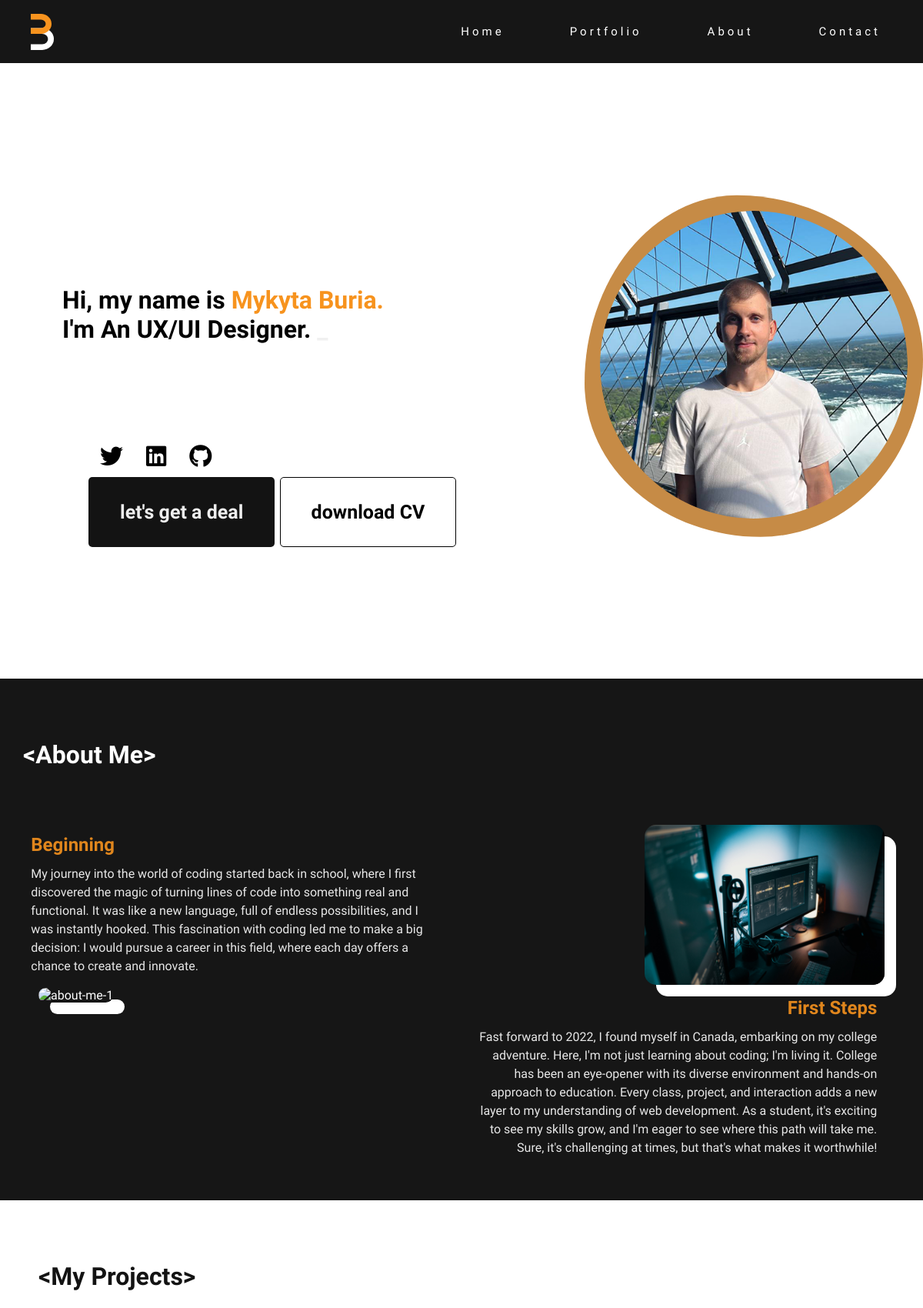
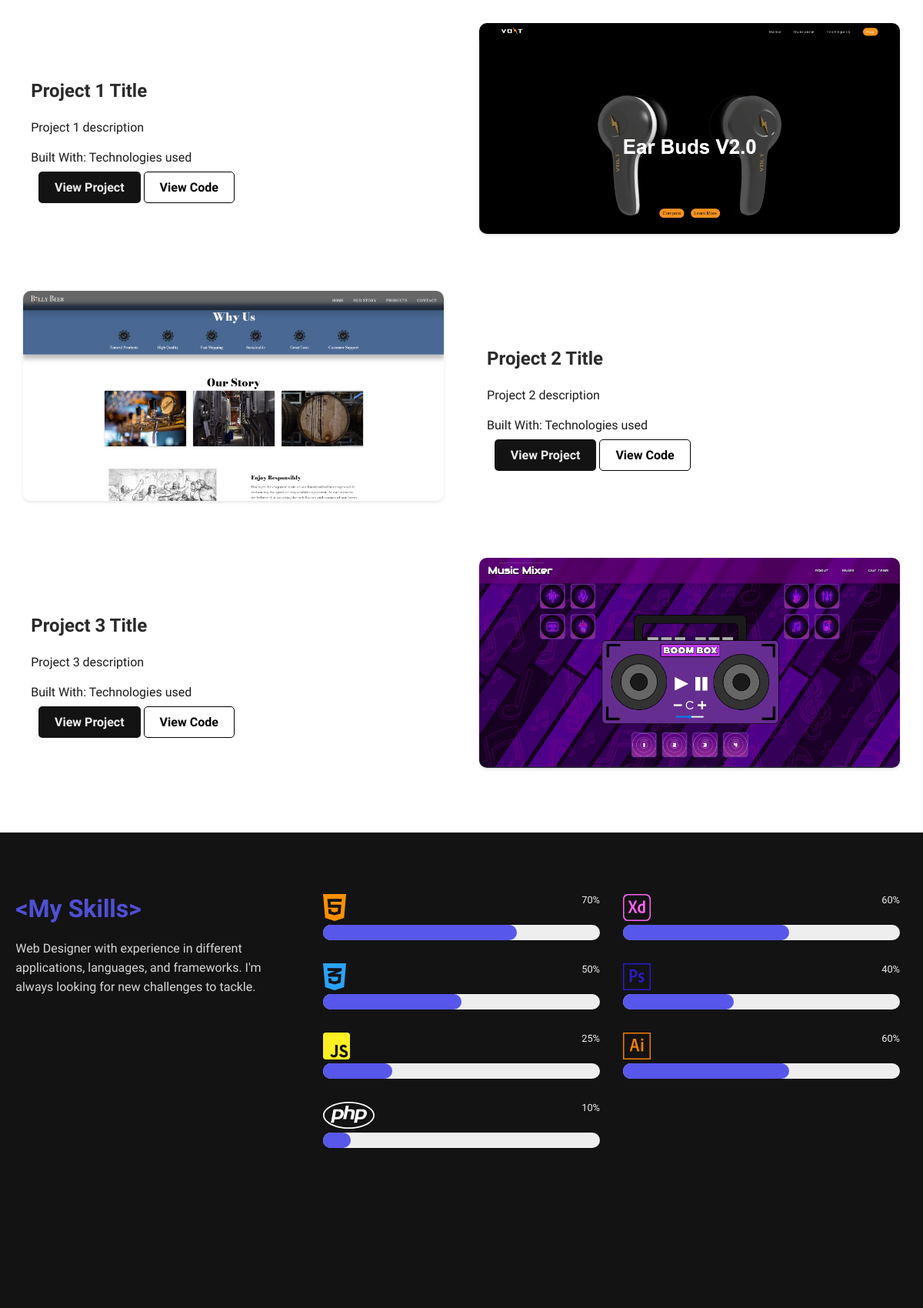
The page / (upper part) on the database its author committed (2 pictures, top to bottom).
### tables this page shows
CREATE TABLE IF NOT EXISTS `projects` (
  `ID` int NOT NULL AUTO_INCREMENT,
  `Title` varchar(100) NOT NULL,
  `Description` text NOT NULL,
  `Image` varchar(255) NOT NULL,
  `ProjectLink` varchar(255) DEFAULT NULL,
  `CodeLink` varchar(255) DEFAULT NULL,
  `BuiltWith` varchar(255) DEFAULT NULL,
  PRIMARY KEY (`ID`)
);

### index.php (the view, shortened to what this page needs)
<?php
require 'connect.php';
$stmt = $pdo->query('SELECT * FROM projects');
$projects = $stmt->fetchAll();
?>
<!DOCTYPE html>
<html lang="en">
<head>
    <link rel="stylesheet" href="./css/grid.css">
    <link rel="stylesheet" href="./css/main.css">
</head>
<body>
    <header>
        <div class="logo">
            <div class="logotype">
            <img src="images/logo-portofolio.svg" alt="Main Logo">
            </div>
        </div>
        <nav>
            <ul class="nav-links ">
                <li><a href="index.php">Home</a></li>
                <li><a href="#projects" class="portfolio-btn">Portfolio</a></li>
                <li><a href="about.html">About</a></li>
                <li><a href="contact.php">Contact</a></li>
            </ul>
        </nav>
    </header>
<main>
<div class="landing-page col-span-4 m-col-span-12 l-col-span-12 xl-col-span-12">
            <h1 class="landing-title col-start-1 col-end-5 m-col-start-1 m-col-end-5 l-col-start-2 l-col-end-8">
                <span>Hi, my name is <span class="orange">Mykyta Buria.</span></span><br>
                <span class="hi">I'm</span>
                <span class="text"></span>
                <span class="cursor">_</span>
            </h1>
                <div class="avatar-container col-start-1 col-end-5 m-col-start-6 m-col-end-9 l-col-start-9 l-col-end-12">
                    <img class="avatar" src="images/avatar.png" alt="my-photo">
                </div>
                <div class="social-links col-start-1 col-end-5 m-col-start-1 m-col-end-3 l-col-start-1 l-col-end-3">
                <ul class="nav-links">
                <li><a href="https://twitter.com/n_buria"><i class="fa-brands fa-twitter"></i></a></li>
                <li><a href="https://www.linkedin.com/in/mykyta-buria-428205250/?locale=en_US"><i class="fa-brands fa-linkedin"></i></a></li>
                <li><a href="https://github.com/l1ght000"><i class="fa-brands fa-github"></i></a></li>
            </ul>
            </div>
            <div class="header-btns col-start-1 col-end-5 m-col-start-1 m-col-end-5 l-col-start-1 l-col-end-5">
                <a class="btn btn-black" href="contact.php">let's get a deal</a>
                <a class="btn btn-white" href="assets/MykytaBuriaResume.pdf" download="My CV document">download CV</a>
            </div>
        </div>
        <div class="about-section grid-con col-span-4 m-col-span-12 l-col-span-12" id="about-me">
    <div class="col-start-1 col-end-4 m-col-start-1 m-col-end-4 l-col-start-1 l-col-end-4">
        <h1 class="aboutme-title">&lt;About Me&gt;</h1>
    </div>
    <div class="beginning col-start-1 col-end-4 m-col-start-1 m-col-end-6 l-col-start-1 l-col-end-6">
        <h2 class="reveal-type">Beginning</h2>
        <p class="reveal-type">My journey into the world of coding started back in school, where I first discovered the magic of turning lines of code into something real and functional. It was like a new language, full of endless possibilities, and I was instantly hooked. This fascination with coding led me to make a big decision: I would pursue a career in this field, where each day offers a chance to create and innovate.</p>
        <div class="about-img col-end-4 m-col-start-1 m-col-end-5 l-col-start-1 l-col-end-5">
            <img class="abt-img" src="images/about-me-1.1.jpg" alt="about-me-1">
        </div>
    </div>
    <div class="first-steps col-start-1 col-end-4 m-col-start-8 m-col-end-12 l-col-start-9 l-col-end-12">
        <div class="about-img col-start-1 col-end-4 m-col-start-10 m-col-end-12 l-col-start-10 l-col-end-12">
            <img class="abt-img" src="images/about-me-2.jpg" alt="about-me-2">
        </div>
        <h2 class="reveal-type">First Steps</h2>
        <p class="reveal-type">Fast forward to 2022, I found myself in Canada, embarking on my college adventure. Here, I'm not just learning about coding; I'm living it. College has been an eye-opener with its diverse environment and hands-on approach to education. Every class, project, and interaction adds a new layer to my understanding of web development. As a student, it's exciting to see my skills grow, and I'm eager to see where this path will take me. Sure, it's challenging at times, but that's what makes it worthwhile!</p>
    </div>
</div>
<section class="my-projects" id="projects">
  <h1 class="title-projects">&lt;My Projects&gt;</h1>
  <?php foreach ($projects as $index => $project): ?>
    <div class="project <?= ($index % 2 === 0) ? 'project-layout-normal' : 'project-layout-reverse' ?>">
      <div class="project-content">
        <h2 class="reveal-type"><?= htmlspecialchars($project['Title']) ?></h2>
        <p class="reveal-type"><?= htmlspecialchars($project['Description']) ?></p>
        <p class="reveal-type built-with">Built With: <?= htmlspecialchars($project['BuiltWith']) ?></p>
        <div class="button-container">
          <a href="<?= htmlspecialchars($project['ProjectLink']) ?>" class="btn btn-black">View Project</a>
          <a href="<?= htmlspecialchars($project['CodeLink']) ?>" class="btn btn-white">View Code</a>
        </div>
      </div>
      <div class="project-image">
        <img src="<?= htmlspecialchars($project['Image']) ?>" alt="<?= htmlspecialchars($project['Title']) ?>">
      </div>
    </div>
  <?php endforeach; ?>
</section>
<div class="skill-section grid-con col-span-full m-col-span-12 l-col-span-6">
        <div class="skill-text col-span-full">
            <h1 class="reveal-type" id="skills-title">&lt;My Skills&gt;</h1>
            <p class="reveal-type">Web Designer with experience in different applications, languages, and frameworks. I'm always looking for new challenges to tackle.</p>
        </div>
        <div class="col-span-full m-col-span-6 l-col-span-6 skill-box">
            <div class="skill-container">
    <div class="skill-title-container">
        <img src="images/html.svg" alt="HTML Logo" class="skill-logo">
        <p class="skill-percentage">70%</p>
    </div>
    <div class="skill-bar">
        <div class="skill-progress" style="width: 70%;"></div>
    </div>
</div>
            <div class="skill-container">
    <div class="skill-title-container">
        <img src="images/css.svg" alt="CSS Logo" class="skill-logo">
        <p class="skill-percentage">50%</p>
    </div>
    <div class="skill-bar">
        <div class="skill-progress" style="width: 50%;"></div>
    </div>
</div>
            <div class="skill-container">
    <div class="skill-title-container">
        <img src="images/js.svg" alt="JS Logo" class="skill-logo">
        <p class="skill-percentage">25%</p>
    </div>
    <div class="skill-bar">
        <div class="skill-progress" style="width: 25%;"></div>
    </div>
</div>
            <div class="skill-container">
    <div class="skill-title-container">
        <img src="images/php.svg" alt="PHP Logo" class="skill-logo">
        <p class="skill-percentage">10%</p>
    </div>
    <div class="skill-bar">
        <div class="skill-progress" style="width: 10%;"></div>
    </div>
</div>
        </div>
        <div class="col-span-full m-col-span-6 l-col-span-6 skill-box">
            <div class="skill-container">
    <div class="skill-title-container">
        <img src="images/xd.svg" alt="XD Logo" class="skill-logo">
        <p class="skill-percentage">60%</p>
    </div>
    <div class="skill-bar">
        <div class="skill-progress" style="width: 60%;"></div>
    </div>
</div>
            <div class="skill-container">
    <div class="skill-title-container">
        <img src="images/ps.svg" alt="PS Logo" class="skill-logo">
        <p class="skill-percentage">40%</p>
    </div>
    <div class="skill-bar">
        <div class="skill-progress" style="width: 40%;"></div>
    </div>
</div>
            <div class="skill-container">
    <div class="skill-title-container">
        <img src="images/ai.svg" alt="AI Logo" class="skill-logo">
        <p class="skill-percentage">60%</p>
    </div>
    <div class="skill-bar">
        <div class="skill-progress" style="width: 60%;"></div>
    </div>
</div>
        </div>
    </div>
    </main>
    <footer>
</footer>
</body>
</html>

### css/grid.css (style rules this page uses)
img, embed, object, video, picture { max-width: 100%; }
html { box-sizing: border-box; }
*, *::before, *::after { box-sizing: inherit; }
body, p, h1, h2, h3, h4, h5 { margin: 0px; padding: 0px; }
.grid-con { display: grid; grid-template-columns: repeat(4, minmax(0, 1fr)); grid-column-gap: 30px; max-width: 1920px; margin: 0 auto; padding-left: 30px; padding-right: 30px; }
.col-span-4 { grid-column: span 4 / span 4; }
.col-span-full { grid-column: 1 / -1; }
.col-start-1 { grid-column-start: 1; }
.col-end-4 { grid-column-end: 4; }
.col-end-5 { grid-column-end: 5; }
@media screen and (min-width: 768px) { .grid-con { display: grid; grid-template-columns: repeat(12, minmax(0, 1fr)); grid-column-gap: 20px; padding-left: 16px; padding-right: 16px; } }
@media screen and (min-width: 768px) { .m-col-span-6 { grid-column: span 6 / span 6; } }
@media screen and (min-width: 768px) { .m-col-span-12 { grid-column: span 12 / span 12; } }
@media screen and (min-width: 768px) { .m-col-start-1 { grid-column-start: 1; } }
@media screen and (min-width: 768px) { .m-col-start-6 { grid-column-start: 6; } }
@media screen and (min-width: 768px) { .m-col-start-8 { grid-column-start: 8; } }
@media screen and (min-width: 768px) { .m-col-start-10 { grid-column-start: 10; } }
@media screen and (min-width: 768px) { .m-col-end-3 { grid-column-end: 3; } }
@media screen and (min-width: 768px) { .m-col-end-4 { grid-column-end: 4; } }
@media screen and (min-width: 768px) { .m-col-end-5 { grid-column-end: 5; } }
@media screen and (min-width: 768px) { .m-col-end-6 { grid-column-end: 6; } }
@media screen and (min-width: 768px) { .m-col-end-9 { grid-column-end: 9; } }
@media screen and (min-width: 768px) { .m-col-end-12 { grid-column-end: 12; } }
@media screen and (min-width: 1000px) { .grid-con { display: grid; grid-template-columns: repeat(12, minmax(120px, 1fr)); grid-column-gap: 30px; padding-left: 47px; padding-right: 47px; } }
@media screen and (min-width: 1000px) { .l-col-span-6 { grid-column: span 6 / span 6; } }
@media screen and (min-width: 1000px) { .l-col-span-12 { grid-column: span 12 / span 12; } }
@media screen and (min-width: 1000px) { .l-col-start-1 { grid-column-start: 1; } }
@media screen and (min-width: 1000px) { .l-col-start-2 { grid-column-start: 2; } }
@media screen and (min-width: 1000px) { .l-col-start-9 { grid-column-start: 9; } }
@media screen and (min-width: 1000px) { .l-col-start-10 { grid-column-start: 10; } }
@media screen and (min-width: 1000px) { .l-col-end-3 { grid-column-end: 3; } }
@media screen and (min-width: 1000px) { .l-col-end-4 { grid-column-end: 4; } }
@media screen and (min-width: 1000px) { .l-col-end-5 { grid-column-end: 5; } }
@media screen and (min-width: 1000px) { .l-col-end-6 { grid-column-end: 6; } }
@media screen and (min-width: 1000px) { .l-col-end-8 { grid-column-end: 8; } }
@media screen and (min-width: 1000px) { .l-col-end-12 { grid-column-end: 12; } }

### rows shown on the page
projects: Title "Project 1 Title", Description "Project 1 description", BuiltWith "Technologies used", Image (picture)
projects: Title "Project 2 Title", Description "Project 2 description", BuiltWith "Technologies used", Image (picture)
projects: Title "Project 3 Title", Description "Project 3 description", BuiltWith "Technologies used", Image (picture)
